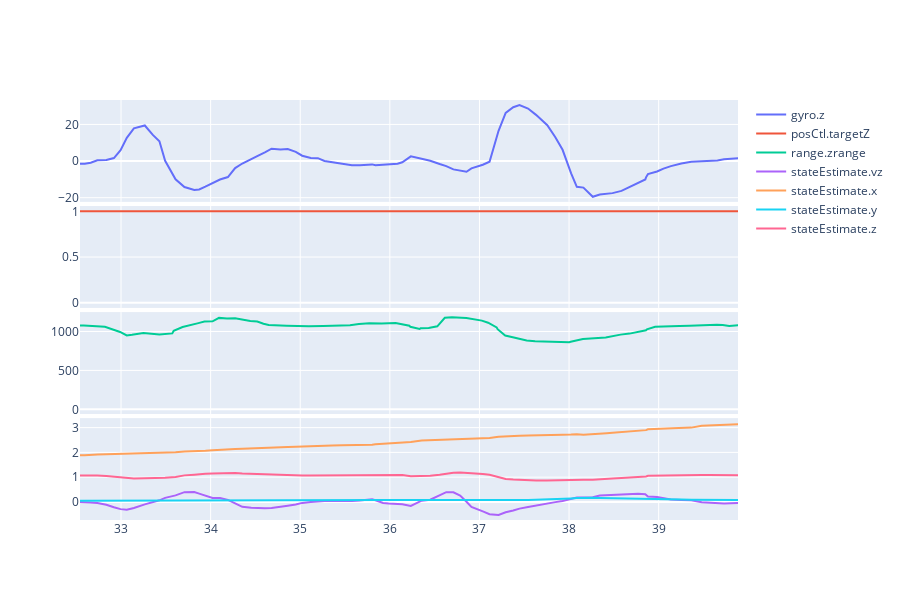
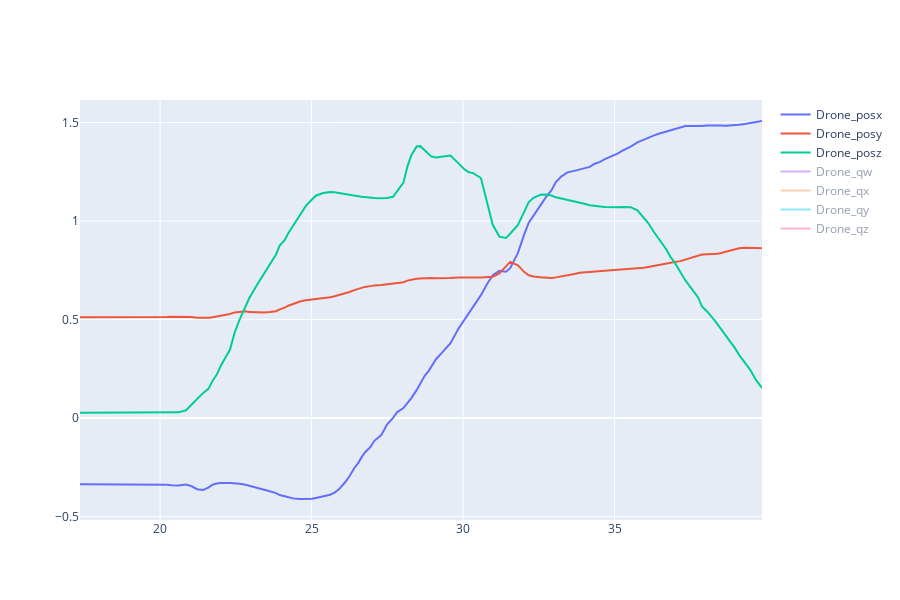

These figures' notebook cell, in order:
### Code cell
path_cf    = os.path.join("logs", "test_06cf.csv")
path_vicon = os.path.join("logs", "test_06vicon.csv")
print("[Info] Open:", os.path.basename(path_cf), os.path.basename(path_vicon))

import pandas as pd

df = pd.read_csv(path_cf, header=0, names=["Timestamp", "ID", "Value"])

keys = []
for key in np.unique(df["ID"]):
    keys.append(key.split(".")[0])
keys = np.unique(keys)

n_groups = len(keys)
fig = make_subplots(rows=n_groups, cols=1, shared_xaxes=True,vertical_spacing=0.01)

for k, group in df.groupby(["ID"]):
    key = group.iloc[0,1].split(".")[0]
    group_index = np.where(keys == key)[0][0]
    fig.append_trace(go.Scatter(x=group['Timestamp']/1000, y= group['Value'], mode='lines', name="{}".format(group.iloc[0,1])), row=group_index+1, col=1)

fig.update_layout(width=15*60, height=5*120)
fig.show()

df = pd.read_csv(path_vicon, header=0, names=["Timestamp", "ID", "Value"])

keys = []
for key in np.unique(df["ID"]):
    t = key.split("_")[0]
    if t != "Box": 
        keys.append(t)
        
keys = np.unique(keys)

n_groups = len(keys)
fig = make_subplots(rows=n_groups, cols=1, shared_xaxes=True,vertical_spacing=0.01)

for k, group in df.groupby(["ID"]):
    key = group.iloc[0,1].split("_")[0]
    group_index = np.where(keys == key)[0]
    if group_index >= 0:
        fig.append_trace(go.Scatter(x=group['Timestamp']/1000, y= group['Value'], mode='lines', name="{}".format(group.iloc[0,1])), row=int(group_index)+1, col=1)

fig.update_layout(width=15*60, height=5*120)
fig.show()

### Figure 1 — Plotly figure (JSON) as saved in the notebook; plotly's stock layout.template omitted (floating-point values rounded to 4 significant figures; data arrays with more than 128 entries replaced by an {"elided": "..."} marker saying what was removed)
{"data": [{"mode": "lines", "name": "gyro.z", "type": "scatter", "x": {"elided": "294 float values"}, "xaxis": "x", "y": {"elided": "294 float values"}, "yaxis": "y"}, {"mode": "lines", "name": "posCtl.targetZ", "type": "scatter", "visible": true, "x": {"elided": "294 float values"}, "xaxis": "x2", "y": {"elided": "294 float values"}, "yaxis": "y2"}, {"mode": "lines", "name": "range.zrange", "type": "scatter", "x": {"elided": "279 float values"}, "xaxis": "x3", "y": {"elided": "279 int values"}, "yaxis": "y3"}, {"mode": "lines", "name": "stateEstimate.vz", "type": "scatter", "x": {"elided": "294 float values"}, "xaxis": "x4", "y": {"elided": "294 float values"}, "yaxis": "y4"}, {"mode": "lines", "name": "stateEstimate.x", "type": "scatter", "x": {"elided": "295 float values"}, "xaxis": "x4", "y": {"elided": "295 float values"}, "yaxis": "y4"}, {"mode": "lines", "name": "stateEstimate.y", "type": "scatter", "x": {"elided": "294 float values"}, "xaxis": "x4", "y": {"elided": "294 float values"}, "yaxis": "y4"}, {"mode": "lines", "name": "stateEstimate.z", "type": "scatter", "x": {"elided": "294 float values"}, "xaxis": "x4", "y": {"elided": "294 float values"}, "yaxis": "y4"}], "layout": {"height": 600, "width": 900, "xaxis": {"anchor": "y", "autorange": false, "domain": [0, 1], "matches": "x4", "range": [32.54, 39.89], "showticklabels": false, "type": "linear"}, "xaxis2": {"anchor": "y2", "autorange": false, "domain": [0, 1], "matches": "x4", "range": [32.54, 39.89], "showticklabels": false, "type": "linear"}, "xaxis3": {"anchor": "y3", "autorange": false, "domain": [0, 1], "matches": "x4", "range": [32.54, 39.89], "showticklabels": false, "type": "linear"}, "xaxis4": {"anchor": "y4", "autorange": false, "domain": [0, 1], "range": [32.54, 39.89], "type": "linear"}, "yaxis": {"anchor": "x", "autorange": true, "domain": [0.7575, 1], "range": [-22.28, 33.35], "type": "linear"}, "yaxis2": {"anchor": "x2", "autorange": true, "domain": [0.505, 0.7475], "range": [-0.05567, 1.058], "type": "linear"}, "yaxis3": {"anchor": "x3", "autorange": true, "domain": [0.2525, 0.495], "range": [-59.44, 1249.0], "type": "linear"}, "yaxis4": {"anchor": "x4", "autorange": true, "domain": [0, 0.2425], "range": [-0.7281, 3.381], "type": "linear"}}}

### Figure 2 — Plotly figure (JSON) as saved in the notebook; plotly's stock layout.template omitted (floating-point values rounded to 4 significant figures; data arrays with more than 128 entries replaced by an {"elided": "..."} marker saying what was removed)
{"data": [{"mode": "lines", "name": "Drone_posx", "type": "scatter", "x": {"elided": "131 float values"}, "xaxis": "x", "y": {"elided": "131 float values"}, "yaxis": "y"}, {"mode": "lines", "name": "Drone_posy", "type": "scatter", "x": {"elided": "131 float values"}, "xaxis": "x", "y": {"elided": "131 float values"}, "yaxis": "y"}, {"mode": "lines", "name": "Drone_posz", "type": "scatter", "x": {"elided": "131 float values"}, "xaxis": "x", "y": {"elided": "131 float values"}, "yaxis": "y"}, {"mode": "lines", "name": "Drone_qw", "type": "scatter", "visible": "legendonly", "x": {"elided": "131 float values"}, "xaxis": "x", "y": {"elided": "131 float values"}, "yaxis": "y"}, {"mode": "lines", "name": "Drone_qx", "type": "scatter", "visible": "legendonly", "x": {"elided": "131 float values"}, "xaxis": "x", "y": {"elided": "131 float values"}, "yaxis": "y"}, {"mode": "lines", "name": "Drone_qy", "type": "scatter", "visible": "legendonly", "x": {"elided": "131 float values"}, "xaxis": "x", "y": {"elided": "131 float values"}, "yaxis": "y"}, {"mode": "lines", "name": "Drone_qz", "type": "scatter", "visible": "legendonly", "x": {"elided": "131 float values"}, "xaxis": "x", "y": {"elided": "131 float values"}, "yaxis": "y"}], "layout": {"height": 600, "width": 900, "xaxis": {"anchor": "y", "autorange": true, "domain": [0, 1], "range": [17.36, 39.87], "type": "linear"}, "yaxis": {"anchor": "x", "autorange": true, "domain": [0, 1], "range": [-0.5173, 1.614], "type": "linear"}}}
